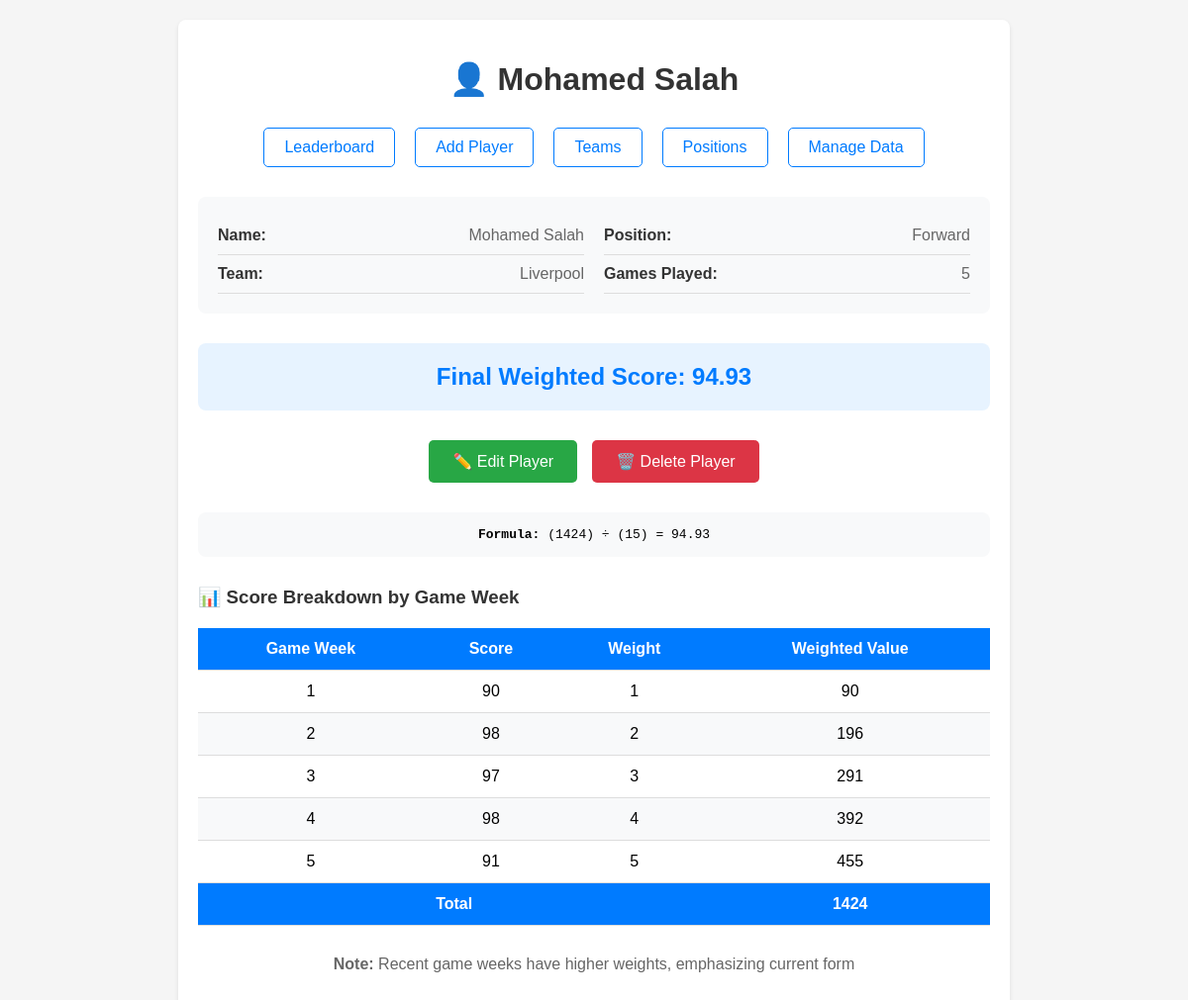
Screenshot of /player/Mohamed Salah with the database file from the repository.
### tables this page shows
CREATE TABLE players (
                    id INTEGER PRIMARY KEY AUTOINCREMENT,
                    name TEXT UNIQUE NOT NULL,
                    team TEXT NOT NULL,
                    position TEXT NOT NULL,
                    scores TEXT NOT NULL,
                    final_score REAL DEFAULT 0.0
                , is_on_my_team BOOLEAN DEFAULT 0, league_id INTEGER DEFAULT 1);

### app.py (the view)
@app.route('/player/<player_name>')
def player_detail(player_name):
    current_league = get_current_league()
    player = db.get_player_by_name(player_name, current_league)
    if player:
        detailed_calc = calculator.calculate_weighted_score_detailed(player.scores)
        player.final_score = detailed_calc['final_score']
        all_leagues = db.get_all_leagues()
        current_league_obj = db.get_league_by_id(current_league)
        return render_template('player_detail.html',
                             player=player,
                             calculation=detailed_calc,
                             current_league=current_league_obj,
                             all_leagues=all_leagues)
    else:
        flash(f'Player {player_name} not found in current league.', 'error')
        return redirect(url_for('index'))

### app.py (called while the page is built)
def get_current_league():
    return session.get('current_league', 2)  # Default to EPL

### database.py (called while the page is built)
    def get_all_leagues(self):
        with sqlite3.connect(self.db_path) as conn:
            cursor = conn.cursor()
            cursor.execute('SELECT id, name, display_name, sport_type, description, scoring_system FROM leagues ORDER BY id')
            rows = cursor.fetchall()
            leagues = []
            for row in rows:
                league = League(row[0], row[1], row[2], row[3], row[4], row[5])
                leagues.append(league)
            return leagues

    def get_league_by_id(self, league_id):
        with sqlite3.connect(self.db_path) as conn:
            cursor = conn.cursor()
            cursor.execute('SELECT id, name, display_name, sport_type, description, scoring_system FROM leagues WHERE id = ?', (league_id,))
            row = cursor.fetchone()
            if row:
                return League(row[0], row[1], row[2], row[3], row[4], row[5])
            return None

### scoring.py (called while the page is built, shortened)
    def calculate_weighted_score_detailed(self, scores):
        n = len(scores)
        breakdown = []
        weighted_sum = 0
        for i, score in enumerate(scores):
            weight = i + 1
            weighted_value = score * weight
            weighted_sum += weighted_value
            breakdown.append({
                'week': i + 1,
                'score': score,
                'weight': weight,
                'weighted_value': weighted_value
            })
        weight_sum = sum(range(1, n + 1))
        final_score = weighted_sum / weight_sum if weight_sum > 0 else 0.0
        return {
            'final_score': final_score,
            'breakdown': breakdown,
            'weighted_sum': weighted_sum,
            'weight_sum': weight_sum
        }

### templates/player_detail.html (shortened to what this page needs)
<!DOCTYPE html>
<html lang="en">
<head>
</head>
<body>
    <div class="container">
        <h1>👤 {{ player.name }}</h1>
        <div class="nav">
            <a href="{{ url_for('index') }}">Leaderboard</a>
            <a href="{{ url_for('add_player') }}">Add Player</a>
            <a href="{{ url_for('teams') }}">Teams</a>
            <a href="{{ url_for('positions') }}">Positions</a>
            <a href="{{ url_for('manage_data') }}">Manage Data</a>
        </div>
        <div class="player-info">
            <div class="info-grid">
                <div>
                    <div class="info-item">
                        <span class="info-label">Name:</span>
                        <span class="info-value">{{ player.name }}</span>
                    </div>
                    <div class="info-item">
                        <span class="info-label">Team:</span>
                        <span class="info-value">{{ player.team }}</span>
                    </div>
                </div>
                <div>
                    <div class="info-item">
                        <span class="info-label">Position:</span>
                        <span class="info-value">{{ player.position }}</span>
                    </div>
                    <div class="info-item">
                        <span class="info-label">Games Played:</span>
                        <span class="info-value">{{ player.scores|length }}</span>
                    </div>
                </div>
            </div>
        </div>
        <div class="final-score">
            Final Weighted Score: {{ "%.2f"|format(calculation.final_score) }}
        </div>
        <div class="action-buttons">
            <a href="{{ url_for('edit_player', player_name=player.name) }}" class="btn btn-edit">
                ✏️ Edit Player
            </a>
            <form method="POST" action="{{ url_for('delete_player', player_name=player.name) }}"
                  onsubmit="return confirm('Are you sure you want to delete {{ player.name }}? This cannot be undone.')"
                  style="display: inline;">
                <button type="submit" class="btn btn-delete">🗑️ Delete Player</button>
            </form>
        </div>
        <div class="formula">
            <strong>Formula:</strong> ({{ calculation.weighted_sum }}) ÷ ({{ calculation.weight_sum }}) = {{ "%.2f"|format(calculation.final_score) }}
        </div>
        <div class="calculation-breakdown">
            <h3>📊 Score Breakdown by Game Week</h3>
            <table>
                <thead>
                    <tr>
                        <th>Game Week</th>
                        <th>Score</th>
                        <th>Weight</th>
                        <th>Weighted Value</th>
                    </tr>
                </thead>
                <tbody>
                    {% for item in calculation.breakdown %}
                    <tr>
                        <td>{{ item.week }}</td>
                        <td>{{ item.score }}</td>
                        <td>{{ item.weight }}</td>
                        <td>{{ item.weighted_value }}</td>
                    </tr>
                    {% endfor %}
                </tbody>
                <tfoot>
                    <tr style="background-color: #007bff; color: white; font-weight: bold;">
                        <td colspan="3">Total</td>
                        <td>{{ calculation.weighted_sum }}</td>
                    </tr>
                </tfoot>
            </table>
        </div>
        <div style="margin-top: 30px; text-align: center; color: #666;">
            <p><strong>Note:</strong> Recent game weeks have higher weights, emphasizing current form</p>
        </div>
    </div>
</body>
</html>

### templates/player_detail.html (style rules this page uses)
body { font-family: Arial, sans-serif; margin: 0; padding: 20px; background-color: #f5f5f5; }
.container { max-width: 800px; margin: 0 auto; background-color: white; padding: 20px; border-radius: 8px; box-shadow: 0 2px 4px rgba(0,0,0,0.1); }
h1 { color: #333; text-align: center; margin-bottom: 30px; }
.nav { display: flex; justify-content: center; gap: 20px; margin-bottom: 30px; }
.nav a { text-decoration: none; color: #007bff; padding: 10px 20px; border-radius: 5px; border: 1px solid #007bff; }
.player-info { background-color: #f8f9fa; padding: 20px; border-radius: 8px; margin-bottom: 30px; }
.info-grid { display: grid; grid-template-columns: 1fr 1fr; gap: 20px; }
.info-item { display: flex; justify-content: space-between; padding: 10px 0; border-bottom: 1px solid #ddd; }
.info-label { font-weight: bold; color: #333; }
.info-value { color: #666; }
.calculation-breakdown { margin-top: 30px; }
.calculation-breakdown h3 { color: #333; margin-bottom: 20px; }
table { width: 100%; border-collapse: collapse; margin-top: 20px; }
th, td { padding: 12px; text-align: center; border-bottom: 1px solid #ddd; }
th { background-color: #007bff; color: white; }
tr:nth-child(even) { background-color: #f8f9fa; }
.final-score { font-size: 24px; font-weight: bold; color: #007bff; text-align: center; margin: 20px 0; padding: 20px; background-color: #e7f3ff; border-radius: 8px; }
.formula { background-color: #f8f9fa; padding: 15px; border-radius: 8px; margin: 20px 0; font-family: monospace; text-align: center; }
.action-buttons { display: flex; justify-content: center; gap: 15px; margin: 30px 0; }
.btn { padding: 12px 24px; text-decoration: none; border-radius: 5px; font-size: 16px; border: none; cursor: pointer; display: inline-flex; align-items: center; gap: 8px; }
.btn-edit { background-color: #28a745; color: white; }
.btn-delete { background-color: #dc3545; color: white; }

### rows the page displays
players: name "Mohamed Salah", team "Liverpool", position "Forward"

### other values shown
{{ player.scores|length }} "5"
{{ "%.2f"|format(calculation.final_score) }} "94.93"
{{ calculation.weighted_sum }} "1424"
{{ calculation.weight_sum }} "15"
{{ item.week }} "1" "2" "3" "4" "5"
{{ item.score }} "90" "98" "97" "98" "91"
{{ item.weight }} "1" "2" "3" "4" "5"
{{ item.weighted_value }} "90" "196" "291" "392" "455"
